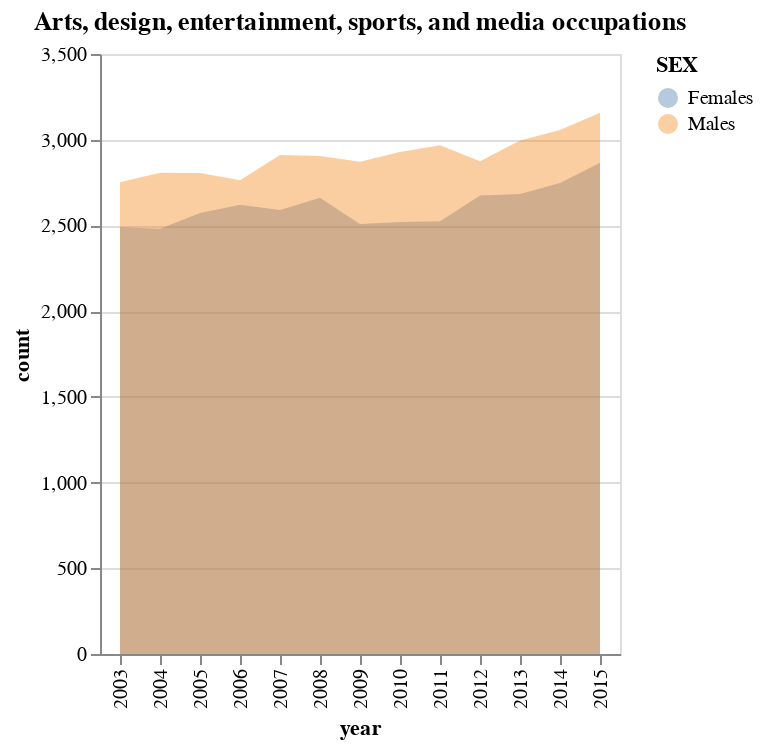
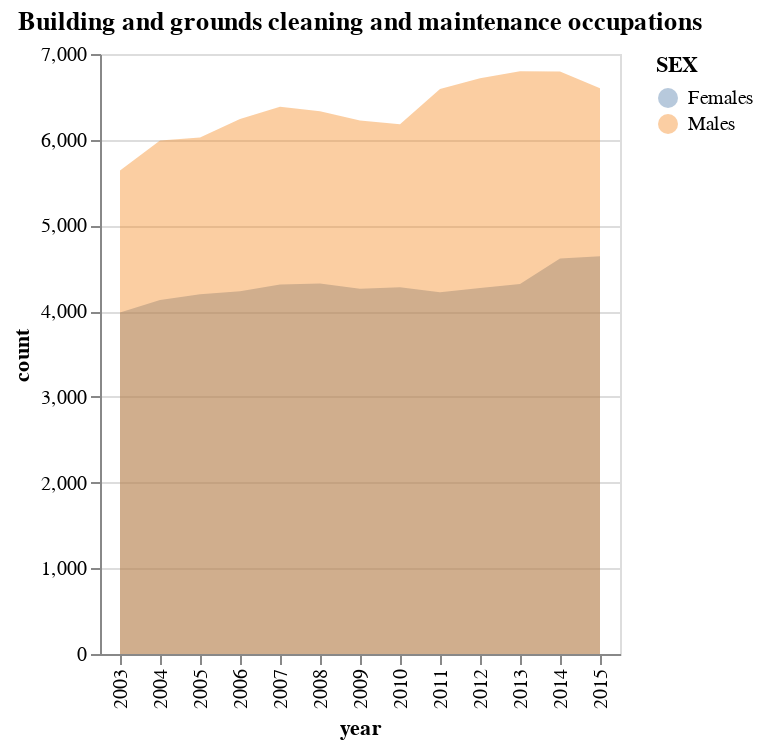
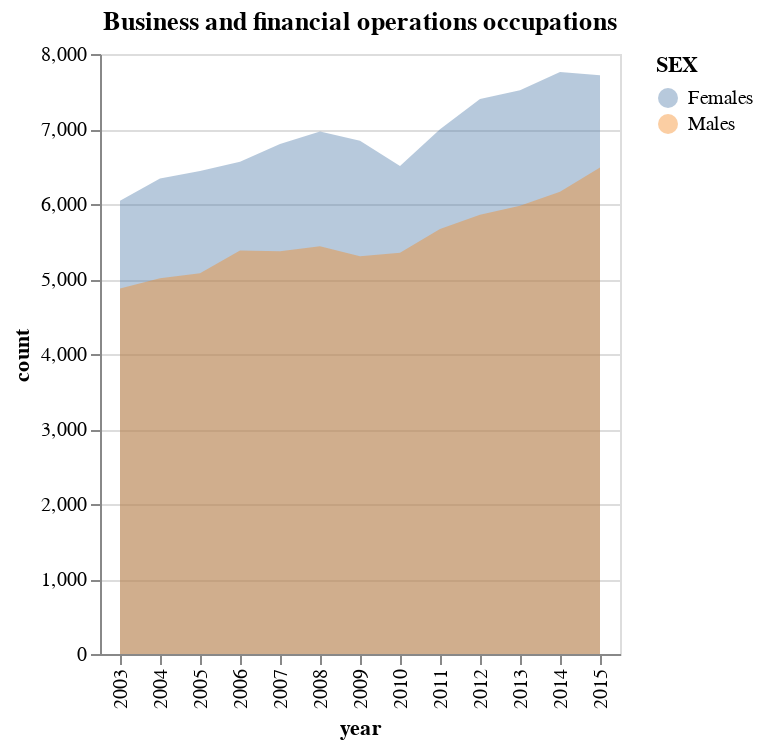

Source (notebook cell) for these figures, in order:
### Code cell
for f in df_melted['l0'].unique():
        df =  df_melted[df_melted['l0'] == f].reset_index()
        #display(df)
        area = alt.Chart(df).mark_area(opacity = 0.4).encode(
                x="year",
                y=alt.Y('count', stack = False),
                color="SEX",
                ).properties(title={"text": f}
                )
        display(area)

### Figure 1 — Vega-Lite specification as saved in the notebook (floating-point values rounded to 4 significant figures)
{"config": {"view": {"continuousWidth": 300, "continuousHeight": 300}}, "data": {"name": "data-30448035ebf676749b0c2ee127742b22"}, "mark": {"type": "area", "opacity": 0.4}, "encoding": {"color": {"field": "SEX", "type": "nominal"}, "x": {"field": "year", "type": "nominal"}, "y": {"field": "count", "stack": false, "type": "quantitative"}}, "title": {"text": "Arts, design, entertainment, sports, and media occupations"}, "$schema": "https://vega.github.io/schema/vega-lite/v5.16.3.json", "datasets": {"data-30448035ebf676749b0c2ee127742b22": [{"index": 0, "year": "2003", "l0": "Arts, design, entertainment, sports, and media occupations", "SEX": "Females", "count": 2490.0}, {"index": 16, "year": "2004", "l0": "Arts, design, entertainment, sports, and media occupations", "SEX": "Females", "count": 2481.0}, {"index": 32, "year": "2005", "l0": "Arts, design, entertainment, sports, and media occupations", "SEX": "Females", "count": 2572.0}, {"index": 48, "year": "2006", "l0": "Arts, design, entertainment, sports, and media occupations", "SEX": "Females", "count": 2621.0}, {"index": 64, "year": "2007", "l0": "Arts, design, entertainment, sports, and media occupations", "SEX": "Females", "count": 2590.0}, {"index": 80, "year": "2008", "l0": "Arts, design, entertainment, sports, and media occupations", "SEX": "Females", "count": 2662.0}, {"index": 96, "year": "2009", "l0": "Arts, design, entertainment, sports, and media occupations", "SEX": "Females", "count": 2508.0}, {"index": 112, "year": "2010", "l0": "Arts, design, entertainment, sports, and media occupations", "SEX": "Females", "count": 2520.0}, {"index": 128, "year": "2011", "l0": "Arts, design, entertainment, sports, and media occupations", "SEX": "Females", "count": 2525.0}, {"index": 144, "year": "2012", "l0": "Arts, design, entertainment, sports, and media occupations", "SEX": "Females", "count": 2675.0}, {"index": 160, "year": "2013", "l0": "Arts, design, entertainment, sports, and media occupations", "SEX": "Females", "count": 2684.0}, {"index": 176, "year": "2014", "l0": "Arts, design, entertainment, sports, and media occupations", "SEX": "Females", "count": 2747.0}, {"index": 192, "year": "2015", "l0": "Arts, design, entertainment, sports, and media occupations", "SEX": "Females", "count": 2865.0}, {"index": 208, "year": "2003", "l0": "Arts, design, entertainment, sports, and media occupations", "SEX": "Males", "count": 2752.0}, {"index": 224, "year": "2004", "l0": "Arts, design, entertainment, sports, and media occupations", "SEX": "Males", "count": 2807.0}, {"index": 240, "year": "2005", "l0": "Arts, design, entertainment, sports, and media occupations", "SEX": "Males", "count": 2806.0}, {"index": 256, "year": "2006", "l0": "Arts, design, entertainment, sports, and media occupations", "SEX": "Males", "count": 2763.0}, {"index": 272, "year": "2007", "l0": "Arts, design, entertainment, sports, and media occupations", "SEX": "Males", "count": 2911.0}, {"index": 288, "year": "2008", "l0": "Arts, design, entertainment, sports, and media occupations", "SEX": "Males", "count": 2905.0}, {"index": 304, "year": "2009", "l0": "Arts, design, entertainment, sports, and media occupations", "SEX": "Males", "count": 2871.0}, {"index": 320, "year": "2010", "l0": "Arts, design, entertainment, sports, and media occupations", "SEX": "Males", "count": 2928.0}, {"index": 336, "year": "2011", "l0": "Arts, design, entertainment, sports, and media occupations", "SEX": "Males", "count": 2967.0}, {"index": 352, "year": "2012", "l0": "Arts, design, entertainment, sports, and media occupations", "SEX": "Males", "count": 2875.0}, {"index": 368, "year": "2013", "l0": "Arts, design, entertainment, sports, and media occupations", "SEX": "Males", "count": 2996.0}, {"index": 384, "year": "2014", "l0": "Arts, design, entertainment, sports, and media occupations", "SEX": "Males", "count": 3057.0}, {"index": 400, "year": "2015", "l0": "Arts, design, entertainment, sports, and media occupations", "SEX": "Males", "count": 3157.0}]}}

### Figure 2 — Vega-Lite specification as saved in the notebook (floating-point values rounded to 4 significant figures)
{"config": {"view": {"continuousWidth": 300, "continuousHeight": 300}}, "data": {"name": "data-52c1668f2de233984743c5297587675b"}, "mark": {"type": "area", "opacity": 0.4}, "encoding": {"color": {"field": "SEX", "type": "nominal"}, "x": {"field": "year", "type": "nominal"}, "y": {"field": "count", "stack": false, "type": "quantitative"}}, "title": {"text": "Building and grounds cleaning and maintenance occupations"}, "$schema": "https://vega.github.io/schema/vega-lite/v5.16.3.json", "datasets": {"data-52c1668f2de233984743c5297587675b": [{"index": 1, "year": "2003", "l0": "Building and grounds cleaning and maintenance occupations", "SEX": "Females", "count": 3983.0}, {"index": 17, "year": "2004", "l0": "Building and grounds cleaning and maintenance occupations", "SEX": "Females", "count": 4130.0}, {"index": 33, "year": "2005", "l0": "Building and grounds cleaning and maintenance occupations", "SEX": "Females", "count": 4197.0}, {"index": 49, "year": "2006", "l0": "Building and grounds cleaning and maintenance occupations", "SEX": "Females", "count": 4233.0}, {"index": 65, "year": "2007", "l0": "Building and grounds cleaning and maintenance occupations", "SEX": "Females", "count": 4312.0}, {"index": 81, "year": "2008", "l0": "Building and grounds cleaning and maintenance occupations", "SEX": "Females", "count": 4322.0}, {"index": 97, "year": "2009", "l0": "Building and grounds cleaning and maintenance occupations", "SEX": "Females", "count": 4262.0}, {"index": 113, "year": "2010", "l0": "Building and grounds cleaning and maintenance occupations", "SEX": "Females", "count": 4278.0}, {"index": 129, "year": "2011", "l0": "Building and grounds cleaning and maintenance occupations", "SEX": "Females", "count": 4219.0}, {"index": 145, "year": "2012", "l0": "Building and grounds cleaning and maintenance occupations", "SEX": "Females", "count": 4269.0}, {"index": 161, "year": "2013", "l0": "Building and grounds cleaning and maintenance occupations", "SEX": "Females", "count": 4317.0}, {"index": 177, "year": "2014", "l0": "Building and grounds cleaning and maintenance occupations", "SEX": "Females", "count": 4613.0}, {"index": 193, "year": "2015", "l0": "Building and grounds cleaning and maintenance occupations", "SEX": "Females", "count": 4639.0}, {"index": 209, "year": "2003", "l0": "Building and grounds cleaning and maintenance occupations", "SEX": "Males", "count": 5642.0}, {"index": 225, "year": "2004", "l0": "Building and grounds cleaning and maintenance occupations", "SEX": "Males", "count": 5992.0}, {"index": 241, "year": "2005", "l0": "Building and grounds cleaning and maintenance occupations", "SEX": "Males", "count": 6027.0}, {"index": 257, "year": "2006", "l0": "Building and grounds cleaning and maintenance occupations", "SEX": "Males", "count": 6241.0}, {"index": 273, "year": "2007", "l0": "Building and grounds cleaning and maintenance occupations", "SEX": "Males", "count": 6386.0}, {"index": 289, "year": "2008", "l0": "Building and grounds cleaning and maintenance occupations", "SEX": "Males", "count": 6331.0}, {"index": 305, "year": "2009", "l0": "Building and grounds cleaning and maintenance occupations", "SEX": "Males", "count": 6223.0}, {"index": 321, "year": "2010", "l0": "Building and grounds cleaning and maintenance occupations", "SEX": "Males", "count": 6180.0}, {"index": 337, "year": "2011", "l0": "Building and grounds cleaning and maintenance occupations", "SEX": "Males", "count": 6591.0}, {"index": 353, "year": "2012", "l0": "Building and grounds cleaning and maintenance occupations", "SEX": "Males", "count": 6716.0}, {"index": 369, "year": "2013", "l0": "Building and grounds cleaning and maintenance occupations", "SEX": "Males", "count": 6798.0}, {"index": 385, "year": "2014", "l0": "Building and grounds cleaning and maintenance occupations", "SEX": "Males", "count": 6796.0}, {"index": 401, "year": "2015", "l0": "Building and grounds cleaning and maintenance occupations", "SEX": "Males", "count": 6601.0}]}}

### Figure 3 — Vega-Lite specification as saved in the notebook (floating-point values rounded to 4 significant figures)
{"config": {"view": {"continuousWidth": 300, "continuousHeight": 300}}, "data": {"name": "data-9f0e3019d5fcb0d6dea40b8912db7068"}, "mark": {"type": "area", "opacity": 0.4}, "encoding": {"color": {"field": "SEX", "type": "nominal"}, "x": {"field": "year", "type": "nominal"}, "y": {"field": "count", "stack": false, "type": "quantitative"}}, "title": {"text": "Business and financial operations occupations"}, "$schema": "https://vega.github.io/schema/vega-lite/v5.16.3.json", "datasets": {"data-9f0e3019d5fcb0d6dea40b8912db7068": [{"index": 2, "year": "2003", "l0": "Business and financial operations occupations", "SEX": "Females", "count": 6042.0}, {"index": 18, "year": "2004", "l0": "Business and financial operations occupations", "SEX": "Females", "count": 6340.0}, {"index": 34, "year": "2005", "l0": "Business and financial operations occupations", "SEX": "Females", "count": 6439.0}, {"index": 50, "year": "2006", "l0": "Business and financial operations occupations", "SEX": "Females", "count": 6564.0}, {"index": 66, "year": "2007", "l0": "Business and financial operations occupations", "SEX": "Females", "count": 6801.0}, {"index": 82, "year": "2008", "l0": "Business and financial operations occupations", "SEX": "Females", "count": 6967.0}, {"index": 98, "year": "2009", "l0": "Business and financial operations occupations", "SEX": "Females", "count": 6844.0}, {"index": 114, "year": "2010", "l0": "Business and financial operations occupations", "SEX": "Females", "count": 6506.0}, {"index": 130, "year": "2011", "l0": "Business and financial operations occupations", "SEX": "Females", "count": 6998.0}, {"index": 146, "year": "2012", "l0": "Business and financial operations occupations", "SEX": "Females", "count": 7400.0}, {"index": 162, "year": "2013", "l0": "Business and financial operations occupations", "SEX": "Females", "count": 7517.0}, {"index": 178, "year": "2014", "l0": "Business and financial operations occupations", "SEX": "Females", "count": 7759.0}, {"index": 194, "year": "2015", "l0": "Business and financial operations occupations", "SEX": "Females", "count": 7717.0}, {"index": 210, "year": "2003", "l0": "Business and financial operations occupations", "SEX": "Males", "count": 4873.0}, {"index": 226, "year": "2004", "l0": "Business and financial operations occupations", "SEX": "Males", "count": 5010.0}, {"index": 242, "year": "2005", "l0": "Business and financial operations occupations", "SEX": "Males", "count": 5077.0}, {"index": 258, "year": "2006", "l0": "Business and financial operations occupations", "SEX": "Males", "count": 5379.0}, {"index": 274, "year": "2007", "l0": "Business and financial operations occupations", "SEX": "Males", "count": 5369.0}, {"index": 290, "year": "2008", "l0": "Business and financial operations occupations", "SEX": "Males", "count": 5436.0}, {"index": 306, "year": "2009", "l0": "Business and financial operations occupations", "SEX": "Males", "count": 5303.0}, {"index": 322, "year": "2010", "l0": "Business and financial operations occupations", "SEX": "Males", "count": 5351.0}, {"index": 338, "year": "2011", "l0": "Business and financial operations occupations", "SEX": "Males", "count": 5666.0}, {"index": 354, "year": "2012", "l0": "Business and financial operations occupations", "SEX": "Males", "count": 5857.0}, {"index": 370, "year": "2013", "l0": "Business and financial operations occupations", "SEX": "Males", "count": 5977.0}, {"index": 386, "year": "2014", "l0": "Business and financial operations occupations", "SEX": "Males", "count": 6165.0}, {"index": 402, "year": "2015", "l0": "Business and financial operations occupations", "SEX": "Males", "count": 6487.0}]}}
